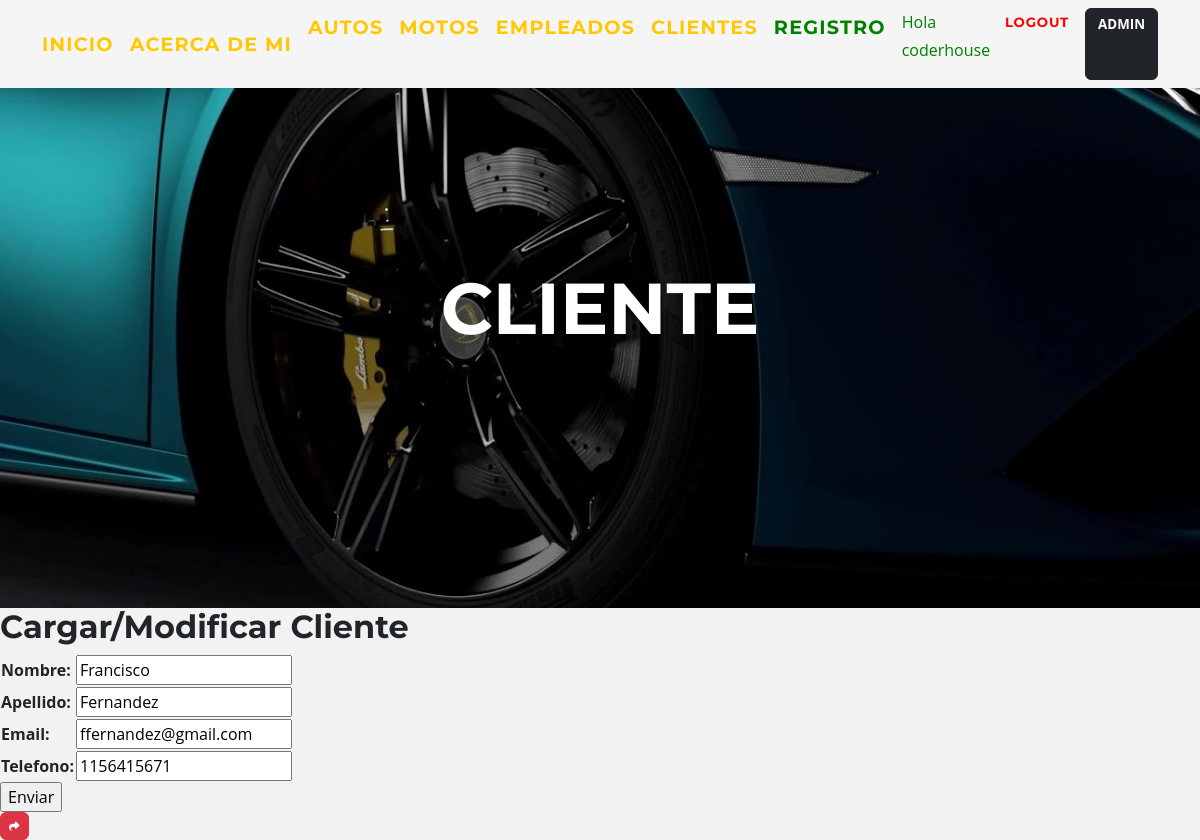
Page /aplicacion/update_cliente/1/ (signed in) on the committed database.
### aplicacion/models.py (models this page shows, shortened)
class Cliente(models.Model):
    nombre = models.CharField(max_length=50)
    apellido = models.CharField(max_length=50)
    email = models.EmailField()
    telefono = models.IntegerField()

### aplicacion/views.py (the view)
# urls.py: path('update_cliente/<id_cliente>/', updateCliente, name="update_cliente"),
@login_required
def updateCliente(request, id_cliente):
    cliente = Cliente.objects.get(id=id_cliente)
    if request.method == "POST":
        miForm = ClienteForm(request.POST)
        if miForm.is_valid():
            cliente.nombre = miForm.cleaned_data.get('nombre')
            cliente.apellido = miForm.cleaned_data.get('apellido')
            cliente.email = miForm.cleaned_data.get('email')
            cliente.telefono = miForm.cleaned_data.get('telefono')
            cliente.save()
            return redirect(reverse_lazy('clientes'))
    else:
        miForm = ClienteForm(initial={'nombre':cliente.nombre,
                                       'apellido':cliente.apellido,
                                       'email':cliente.email,
                                       'telefono':cliente.telefono})
    return render(request, "aplicacion/clientesForm.html", {'form': miForm})

### aplicacion/forms.py
class ClienteForm(forms.Form):
    nombre = forms.CharField(label="Nombre", max_length=50, required=True)
    apellido = forms.CharField(label="Apellido", max_length=50, required=True)
    email = forms.EmailField(label="Email", required=True)
    telefono = forms.IntegerField(label="Telefono", required=True)

### aplicacion/templates/aplicacion/clientesForm.html (shortened to what this page needs)
{% extends 'aplicacion/base.html' %}
{% load static %}
{% block cabecera %}
    <div class="container">
        <div class="masthead-heading text-uppercase">Cliente</div>
    </div>
{% endblock cabecera %}
{% block contenido%}
<body>
    <h2>Cargar/Modificar Cliente</h2>
    <form action="" method="post">
        <table>
            {{ form.as_table }}
        </table>
        <input type="submit" value="Enviar">
    </form>
</body>
<a
href="{% url 'clientes' %}"
class="btn btn-danger"
style="--bs-btn-padding-y: .25rem; --bs-btn-padding-x: .5rem; --bs-btn-font-size: .75rem;"
><i class="fa fa-share fa-sm" title="Volver">Volver</i>
</a>
{% endblock contenido %}

### aplicacion/templates/aplicacion/base.html (shortened to what this page needs)
<!DOCTYPE html>
<html lang="en">
    <head>
        {% load static %}
        <link href="{% static 'aplicacion/css/styles.css' %}" rel="stylesheet" />
    </head>
    <body id="page-top">
        <nav class="navbar navbar-expand-lg navbar-dark fixed-top pt-2 pb-2" id="mainNav" style="background-color: whitesmoke;" >
            <div class="container">
                <a class="navbar-brand" style="font-size:larger;"  href="{% url 'inicio' %}">Inicio</a>
                <a class="navbar-brand" style="font-size:larger;" href="{% url 'aboutme' %}">Acerca de Mi</a>
                <div class="collapse navbar-collapse" id="navbarResponsive">
                    <ul class="navbar-nav text-lg-start ms-auto py-6 py-lg-0">
                        {% if user.is_authenticated %}
                        <a class="navbar-brand" style="font-size:larger;" href="{% url 'autos' %}">Autos</a>
                        <a class="navbar-brand" style="font-size:larger;" href="{% url 'motos' %}">Motos</a>
                        <a class="navbar-brand" style="font-size:larger;" href="{% url 'empleados' %}">Empleados</a>
                        <a class="navbar-brand" style="font-size:larger;" href="{% url 'clientes' %}">Clientes</a>
                        <a class="navbar-brand" style="font-size:larger; color: green;" href="{% url 'register' %}">Registro</a>
                        <p style="color:green"> Hola {{ user.username }}</b></p>
                        <a class="navbar-brand" style="font-size:smaller; color: red;" href="{% url 'logout' %}">Logout</a>
                        <a class="btn btn-dark" style="font-size:smaller;" href="{% url 'admin:index' %}"><b>ADMIN</a>
                        </div>
                        {% endif %}
                </div>
        </nav>
        <header class="masthead">
        {% block cabecera %}{% endblock cabecera %}
        </header>
        {% block contenido %}
        {% endblock contenido %}
    </body>
</html>

### rows in the picture
Cliente: nombre "Francisco", apellido "Fernandez", email "ffernandez@gmail.com", telefono "1156415671"

### other values in the picture
{{ user.username }} "coderhouse"
